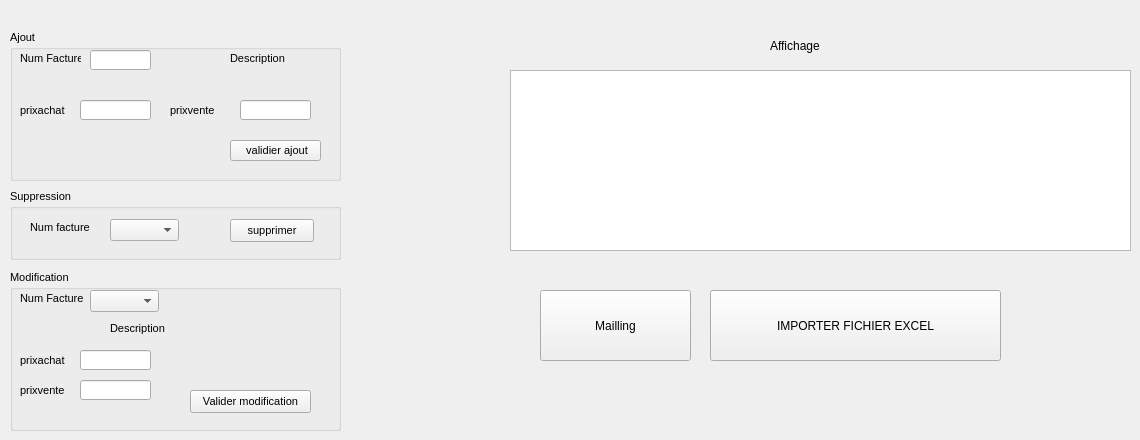
         <widget class="QWidget" name="tab_7">
          <attribute name="title">
           <string>Facture</string>
          </attribute>
          <widget class="QPushButton" name="pushButton_4">
           <property name="geometry">
            <rect>
             <x>540</x>
             <y>290</y>
             <width>151</width>
             <height>71</height>
            </rect>
           </property>
           <property name="text">
            <string>Mailling</string>
           </property>
          </widget>
          <widget class="QGroupBox" name="groupBox_7">
           <property name="geometry">
            <rect>
             <x>10</x>
             <y>270</y>
             <width>331</width>
             <height>161</height>
            </rect>
           </property>
           <property name="font">
            <font>
             <family>MS Shell Dlg 2</family>
             <pointsize>8</pointsize>
             <weight>50</weight>
             <italic>false</italic>
             <bold>false</bold>
            </font>
           </property>
           <property name="styleSheet">
            <string notr="true">font: 8pt &quot;MS Shell Dlg 2&quot;;</string>
           </property>
           <property name="title">
            <string>Modification</string>
           </property>
           <widget class="QLabel" name="label_27">
            <property name="geometry">
             <rect>
              <x>10</x>
              <y>20</y>
              <width>71</width>
              <height>16</height>
             </rect>
            </property>
            <property name="text">
             <string>Num Facture</string>
            </property>
           </widget>
           <widget class="QComboBox" name="comboBox_3">
            <property name="geometry">
             <rect>
              <x>80</x>
              <y>20</y>
              <width>69</width>
              <height>22</height>
             </rect>
            </property>
           </widget>
           <widget class="QLabel" name="label_31">
            <property name="geometry">
             <rect>
              <x>100</x>
              <y>50</y>
              <width>71</width>
              <height>16</height>
             </rect>
            </property>
            <property name="text">
             <string>Description</string>
            </property>
           </widget>
           <widget class="QLabel" name="label_57">
            <property name="geometry">
             <rect>
              <x>10</x>
              <y>80</y>
              <width>81</width>
              <height>20</height>
             </rect>
            </property>
            <property name="text">
             <string>prixachat</string>
            </property>
           </widget>
           <widget class="QLineEdit" name="PrixachatModpr_2">
            <property name="geometry">
             <rect>
              <x>70</x>
              <y>80</y>
              <width>71</width>
              <height>20</height>
             </rect>
            </property>
            <property name="text">
             <string/>
            </property>
           </widget>
           <widget class="QLabel" name="label_59">
            <property name="geometry">
             <rect>
              <x>10</x>
              <y>110</y>
              <width>81</width>
              <height>20</height>
             </rect>
            </property>
            <property name="text">
             <string>prixvente</string>
            </property>
           </widget>
           <widget class="QLineEdit" name="PrixventeModfac_2">
            <property name="geometry">
             <rect>
              <x>70</x>
              <y>110</y>
              <width>71</width>
              <height>20</height>
             </rect>
            </property>
            <property name="text">
             <string/>
            </property>
           </widget>
           <widget class="QPushButton" name="ModiFacture_2">
            <property name="geometry">
             <rect>
              <x>180</x>
              <y>120</y>
              <width>121</width>
              <height>23</height>
             </rect>
            </property>
            <property name="font">
             <font>
              <family>MS Shell Dlg 2</family>
              <pointsize>8</pointsize>
              <weight>50</weight>
              <italic>false</italic>
              <bold>false</bold>
             </font>
            </property>
            <property name="styleSheet">
             <string notr="true">QPushButton::hover
{
	background-color: qlineargradient(spread:pad, x1:0, y1:0.511, x2:1, y2:0.511, stop:0 rgba(0, 207, 179, 255),stop:1 rgb(108, 135, 255));

}</string>
            </property>
            <property name="text">
             <string>Valider modification</string>
            </property>
           </widget>
          </widget>
          <widget class="QGroupBox" name="groupBox_3">
           <property name="geometry">
            <rect>
             <x>10</x>
             <y>30</y>
             <width>331</width>
             <height>151</height>
            </rect>
           </property>
           <property name="font">
            <font>
             <family>MS Shell Dlg 2</family>
             <pointsize>8</pointsize>
             <weight>50</weight>
             <italic>false</italic>
             <bold>false</bold>
            </font>
           </property>
           <property name="styleSheet">
            <string notr="true">font: 8pt &quot;MS Shell Dlg 2&quot;;</string>
           </property>
           <property name="title">
            <string>Ajout</string>
           </property>
           <widget class="QLineEdit" name="NumFacAj_2">
            <property name="geometry">
             <rect>
              <x>80</x>
              <y>20</y>
              <width>61</width>
              <height>20</height>
             </rect>
            </property>
            <property name="text">
             <string/>
            </property>
           </widget>
           <widget class="QLabel" name="label_32">
            <property name="geometry">
             <rect>
              <x>220</x>
              <y>20</y>
              <width>71</width>
              <height>16</height>
             </rect>
            </property>
            <property name="text">
             <string>Description</string>
            </property>
           </widget>
           <widget class="QLabel" name="label_54">
            <property name="geometry">
             <rect>
              <x>10</x>
              <y>70</y>
              <width>81</width>
              <height>20</height>
             </rect>
            </property>
            <property name="text">
             <string>prixachat</string>
            </property>
           </widget>
           <widget class="QPushButton" name="ajoutFacture_2">
            <property name="geometry">
             <rect>
              <x>220</x>
              <y>110</y>
              <width>91</width>
              <height>21</height>
             </rect>
            </property>
            <property name="font">
             <font>
              <family>MS Shell Dlg 2</family>
              <pointsize>8</pointsize>
              <weight>50</weight>
              <italic>false</italic>
              <bold>false</bold>
             </font>
            </property>
            <property name="styleSheet">
             <string notr="true">QPushButton::hover
{
	background-color: qlineargradient(spread:pad, x1:0, y1:0.511, x2:1, y2:0.511, stop:0 rgba(0, 207, 179, 255),stop:1 rgb(108, 135, 255));

}</string>
            </property>
            <property name="text">
             <string> validier ajout</string>
            </property>
           </widget>
           <widget class="QLineEdit" name="PrixVenteFacAj_2">
            <property name="geometry">
             <rect>
              <x>230</x>
              <y>70</y>
              <width>71</width>
              <height>20</height>
             </rect>
            </property>
            <property name="text">
             <string/>
            </property>
           </widget>
           <widget class="QLabel" name="label_33">
            <property name="geometry">
             <rect>
              <x>10</x>
              <y>20</y>
              <width>61</width>
              <height>16</height>
             </rect>
            </property>
            <property name="text">
             <string>Num Facture</string>
            </property>
           </widget>
           <widget class="QLineEdit" name="PrixachatAj_2">
            <property name="geometry">
             <rect>
              <x>70</x>
              <y>70</y>
              <width>71</width>
              <height>20</height>
             </rect>
            </property>
            <property name="text">
             <string/>
            </property>
           </widget>
           <widget class="QLabel" name="label_55">
            <property name="geometry">
             <rect>
              <x>160</x>
              <y>70</y>
              <width>51</width>
              <height>20</height>
             </rect>
            </property>
            <property name="text">
             <string>prixvente</string>
            </property>
           </widget>
          </widget>
          <widget class="QTableView" name="tableView_3">
           <property name="geometry">
            <rect>
             <x>510</x>
             <y>70</y>
             <width>621</width>
             <height>181</height>
            </rect>
           </property>
           <property name="styleSheet">
            <string notr="true">font: 9pt &quot;Rockwell&quot;;</string>
           </property>
          </widget>
          <widget class="QLabel" name="label_34">
           <property name="geometry">
            <rect>
             <x>770</x>
             <y>30</y>
             <width>141</width>
             <height>31</height>
            </rect>
           </property>
           <property name="font">
            <font>
             <family>MS Shell Dlg 2</family>
             <pointsize>9</pointsize>
             <weight>50</weight>
             <italic>false</italic>
             <bold>false</bold>
            </font>
           </property>
           <property name="text">
            <string>Affichage</string>
           </property>
          </widget>
          <widget class="QGroupBox" name="groupBox_9">
           <property name="geometry">
            <rect>
             <x>10</x>
             <y>189</y>
             <width>331</width>
             <height>71</height>
            </rect>
           </property>
           <property name="font">
            <font>
             <family>MS Shell Dlg 2</family>
             <pointsize>8</pointsize>
             <weight>50</weight>
             <italic>false</italic>
             <bold>false</bold>
            </font>
           </property>
           <property name="styleSheet">
            <string notr="true">font: 8pt &quot;MS Shell Dlg 2&quot;;</string>
           </property>
           <property name="title">
            <string>Suppression</string>
           </property>
           <widget class="QLabel" name="label_35">
            <property name="geometry">
             <rect>
              <x>20</x>
              <y>30</y>
              <width>81</width>
              <height>16</height>
             </rect>
            </property>
            <property name="text">
             <string>Num facture</string>
            </property>
           </widget>
           <widget class="QComboBox" name="comboBox_5">
            <property name="geometry">
             <rect>
              <x>100</x>
              <y>30</y>
              <width>69</width>
              <height>22</height>
             </rect>
            </property>
           </widget>
           <widget class="QPushButton" name="SuppFacture_2">
            <property name="geometry">
             <rect>
              <x>220</x>
              <y>30</y>
              <width>84</width>
              <height>23</height>
             </rect>
            </property>
            <property name="font">
             <font>
              <family>MS Shell Dlg 2</family>
              <pointsize>8</pointsize>
              <weight>50</weight>
              <italic>false</italic>
              <bold>false</bold>
             </font>
            </property>
            <property name="styleSheet">
             <string notr="true">QPushButton::hover
{
	background-color: qlineargradient(spread:pad, x1:0, y1:0.511, x2:1, y2:0.511, stop:0 rgba(0, 207, 179, 255),stop:1 rgb(108, 135, 255));

}</string>
            </property>
            <property name="text">
             <string>supprimer</string>
            </property>
           </widget>
          </widget>
          <widget class="QPushButton" name="pushButton_5">
           <property name="geometry">
            <rect>
             <x>710</x>
             <y>290</y>
             <width>291</width>
             <height>71</height>
            </rect>
           </property>
           <property name="text">
            <string>IMPORTER FICHIER EXCEL</string>
           </property>
          </widget>
         </widget>
